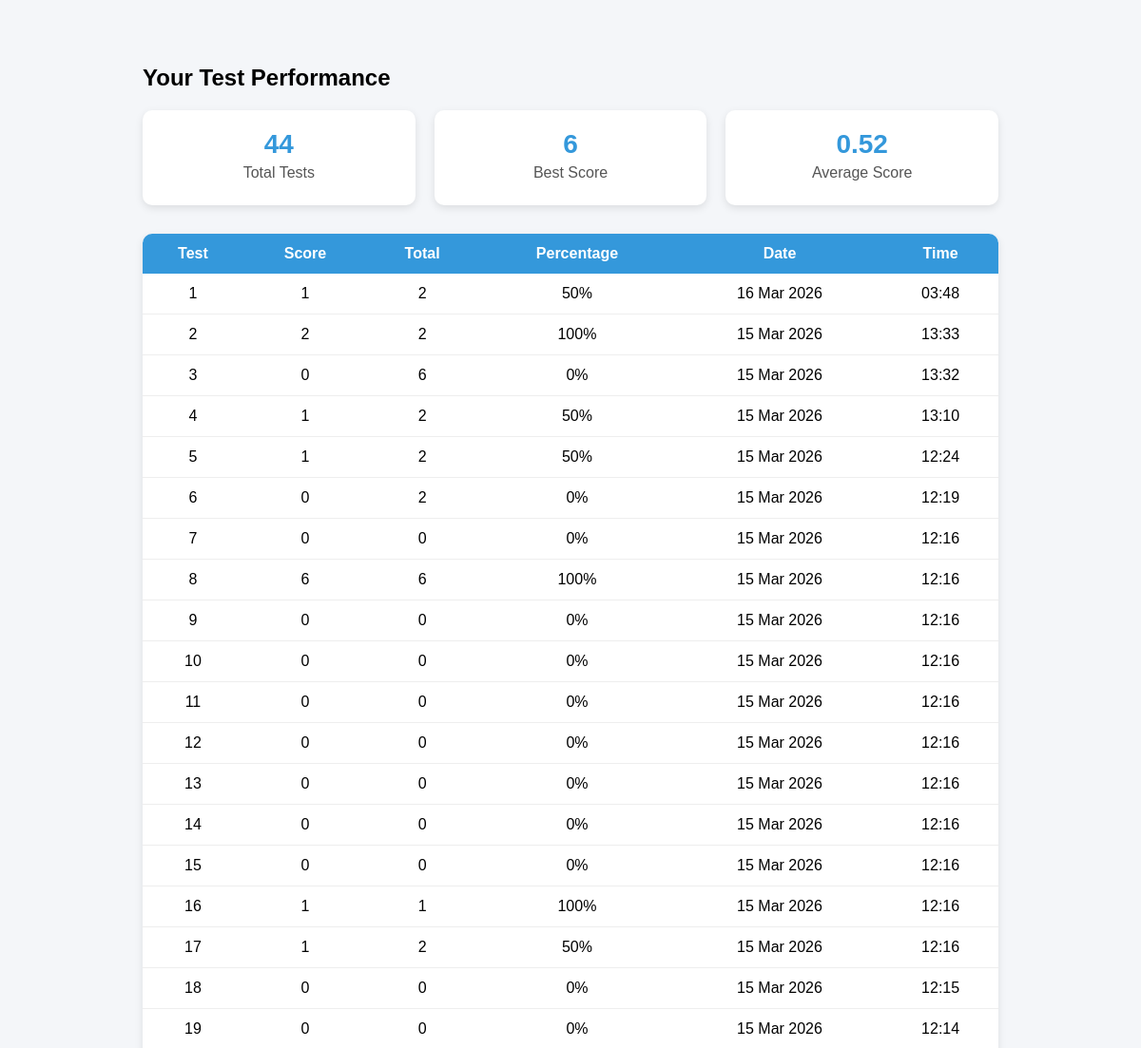
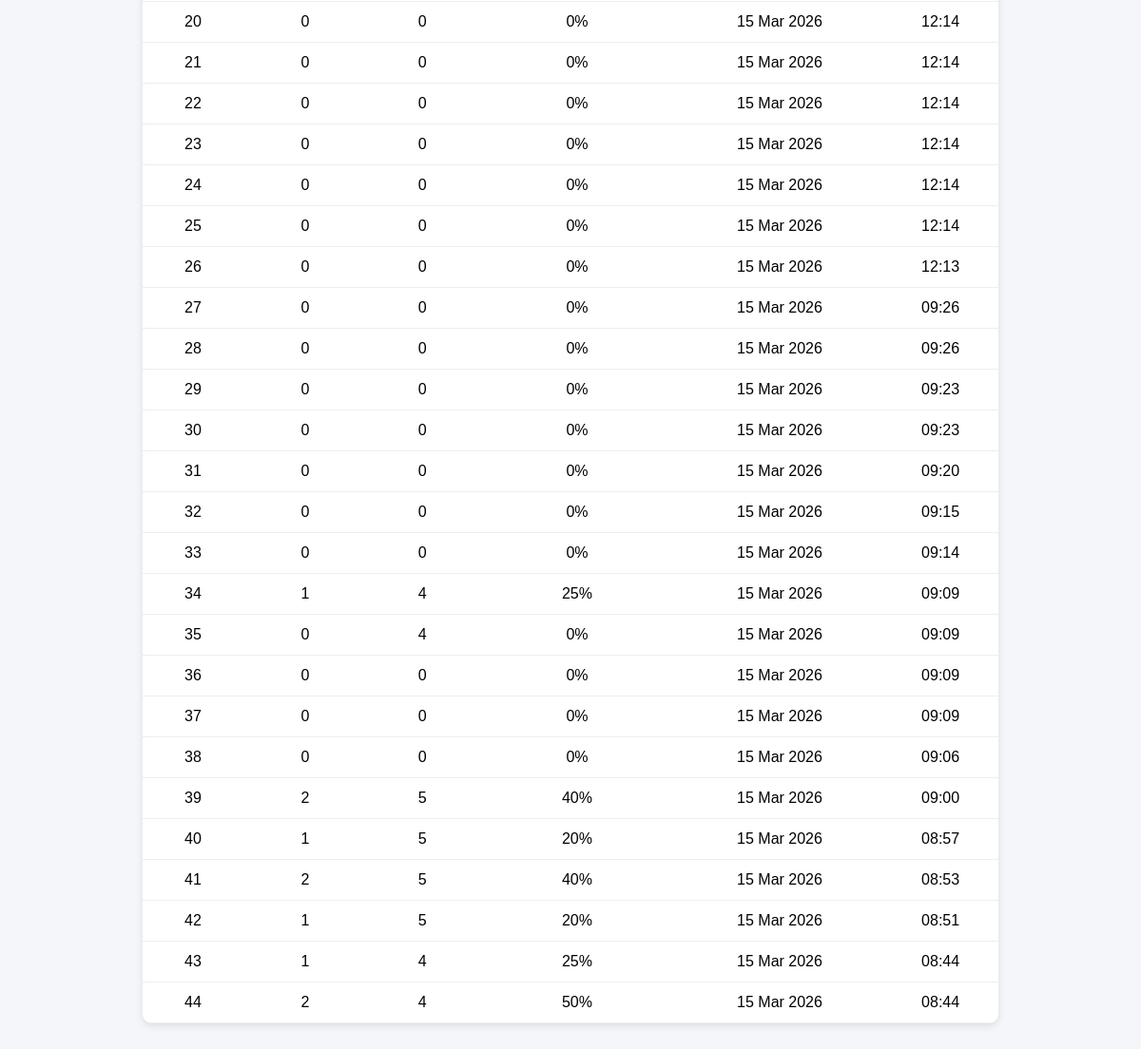
The app's page /performance/ (signed in) with its own data (2 pictures, top to bottom).
### portal/models.py (models this page shows, shortened)
class Score(models.Model):
    user = models.ForeignKey(User, on_delete=models.CASCADE)
    score = models.IntegerField()
    total = models.IntegerField()
    created_at = models.DateTimeField(auto_now_add=True)

### portal/views.py (the view)
# urls.py: path('performance/', views.performance, name='performance'),
@login_required
def performance(request):
    scores = Score.objects.filter(user=request.user).order_by('-created_at')
    best_score = 0
    avg_score = 0
    if scores.exists():
        best_score = max([s.score for s in scores])
        avg_score = round(sum([s.score for s in scores]) / scores.count(),2)
    return render(request,"performance.html",{
        "scores":scores,
        "best_score":best_score,
        "avg_score":avg_score
    })

### templates/performance.html (shortened to what this page needs)
<!DOCTYPE html>
<html>
<head>
</head>
<body>
<div class="container">
<h2>Your Test Performance</h2>
<div class="cards">
<div class="card">
<h3>{{ scores|length }}</h3>
<p>Total Tests</p>
</div>
<div class="card">
<h3>{{ best_score }}</h3>
<p>Best Score</p>
</div>
<div class="card">
<h3>{{ avg_score }}</h3>
<p>Average Score</p>
</div>
</div>
<table>
<tr>
<th>Test</th>
<th>Score</th>
<th>Total</th>
<th>Percentage</th>
<th>Date</th>
<th>Time</th>
</tr>
{% for s in scores %}
<tr>
<td>{{forloop.counter}}</td>
<td>{{s.score}}</td>
<td>{{s.total}}</td>
<td>{% widthratio s.score s.total 100 %}%</td>
<td>{{s.created_at|date:"d M Y"}}</td>
<td>{{s.created_at|time:"H:i"}}</td>
</tr>
{% empty %}
<tr>
<td colspan="6">No tests attempted yet</td>
</tr>
{% endfor %}
</table>
</div>
</body>
</html>

### templates/performance.html (style rules this page uses)
body { font-family:Arial; background:#f4f6f9; padding:40px; }
.container { max-width:900px; margin:auto; }
h2 { margin-bottom:20px; }
.cards { display:flex; gap:20px; margin-bottom:30px; }
.card { flex:1; background:white; padding:20px; border-radius:10px; box-shadow:0 3px 8px rgba(0,0,0,0.1); text-align:center; }
.card h3 { margin:0; font-size:28px; color:#3498db; }
.card p { margin:5px 0; color:#555; }
table { width:100%; border-collapse:collapse; background:white; border-radius:10px; overflow:hidden; box-shadow:0 3px 8px rgba(0,0,0,0.1); }
th { background:#3498db; color:white; padding:12px; }
td { padding:12px; text-align:center; border-bottom:1px solid #eee; }

### records on screen
Score: score "1", total "2", score+total "50", created_at "16 Mar 2026", created_at "03:48"
Score: score "2", total "2", score+total "100", created_at "15 Mar 2026", created_at "13:33"
Score: score "0", total "6", score+total "0", created_at "15 Mar 2026", created_at "13:32"
Score: score "1", total "2", score+total "50", created_at "15 Mar 2026", created_at "13:10"
Score: score "1", total "2", score+total "50", created_at "15 Mar 2026", created_at "12:24"
Score: score "0", total "2", score+total "0", created_at "15 Mar 2026", created_at "12:19"
Score: score "0", total "0", score+total "0", created_at "15 Mar 2026", created_at "12:16"
Score: score "6", total "6", score+total "100", created_at "15 Mar 2026", created_at "12:16"
Score: score "0", total "0", score+total "0", created_at "15 Mar 2026", created_at "12:16"
Score: score "0", total "0", score+total "0", created_at "15 Mar 2026", created_at "12:16"
Score: score "0", total "0", score+total "0", created_at "15 Mar 2026", created_at "12:16"
Score: score "0", total "0", score+total "0", created_at "15 Mar 2026", created_at "12:16"
Score: score "0", total "0", score+total "0", created_at "15 Mar 2026", created_at "12:16"
Score: score "0", total "0", score+total "0", created_at "15 Mar 2026", created_at "12:16"
Score: score "0", total "0", score+total "0", created_at "15 Mar 2026", created_at "12:16"
Score: score "1", total "1", score+total "100", created_at "15 Mar 2026", created_at "12:16"
Score: score "1", total "2", score+total "50", created_at "15 Mar 2026", created_at "12:16"
Score: score "0", total "0", score+total "0", created_at "15 Mar 2026", created_at "12:15"
Score: score "0", total "0", score+total "0", created_at "15 Mar 2026", created_at "12:14"
Score: score "0", total "0", score+total "0", created_at "15 Mar 2026", created_at "12:14"
Score: score "0", total "0", score+total "0", created_at "15 Mar 2026", created_at "12:14"
Score: score "0", total "0", score+total "0", created_at "15 Mar 2026", created_at "12:14"
Score: score "0", total "0", score+total "0", created_at "15 Mar 2026", created_at "12:14"
Score: score "0", total "0", score+total "0", created_at "15 Mar 2026", created_at "12:14"
Score: score "0", total "0", score+total "0", created_at "15 Mar 2026", created_at "12:14"
Score: score "0", total "0", score+total "0", created_at "15 Mar 2026", created_at "12:13"
Score: score "0", total "0", score+total "0", created_at "15 Mar 2026", created_at "09:26"
Score: score "0", total "0", score+total "0", created_at "15 Mar 2026", created_at "09:26"
Score: score "0", total "0", score+total "0", created_at "15 Mar 2026", created_at "09:23"
Score: score "0", total "0", score+total "0", created_at "15 Mar 2026", created_at "09:23"
Score: score "0", total "0", score+total "0", created_at "15 Mar 2026", created_at "09:20"
Score: score "0", total "0", score+total "0", created_at "15 Mar 2026", created_at "09:15"
Score: score "0", total "0", score+total "0", created_at "15 Mar 2026", created_at "09:14"
Score: score "1", total "4", score+total "25", created_at "15 Mar 2026", created_at "09:09"
Score: score "0", total "4", score+total "0", created_at "15 Mar 2026", created_at "09:09"
Score: score "0", total "0", score+total "0", created_at "15 Mar 2026", created_at "09:09"
Score: score "0", total "0", score+total "0", created_at "15 Mar 2026", created_at "09:09"
Score: score "0", total "0", score+total "0", created_at "15 Mar 2026", created_at "09:06"
Score: score "2", total "5", score+total "40", created_at "15 Mar 2026", created_at "09:00"
Score: score "1", total "5", score+total "20", created_at "15 Mar 2026", created_at "08:57"
Score: score "2", total "5", score+total "40", created_at "15 Mar 2026", created_at "08:53"
Score: score "1", total "5", score+total "20", created_at "15 Mar 2026", created_at "08:51"
Score: score "1", total "4", score+total "25", created_at "15 Mar 2026", created_at "08:44"
Score: score "2", total "4", score+total "50", created_at "15 Mar 2026", created_at "08:44"

### other values on screen
{{ scores|length }} "44"
{{ best_score }} "6"
{{ avg_score }} "0.52"
